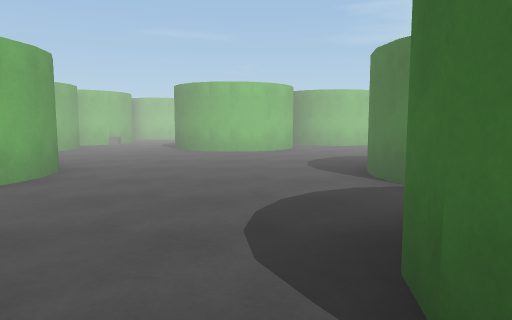
view 1 (above)

24 first-person views from a walk through a scene from a Unity 3-D project. The camera is 1.3 m above the floor, tilts 6° down and sees 70° across. The floor is counted in squares, 2 m on a side. Each view is taken from the middle of a square. On the plan, view 1 faces up. The plan holds only what a view shows up to about 11 squares ahead; the rest is blank. The place goes on beyond the plan. Surface patterns are stand-ins for the level's own textures.

view 2
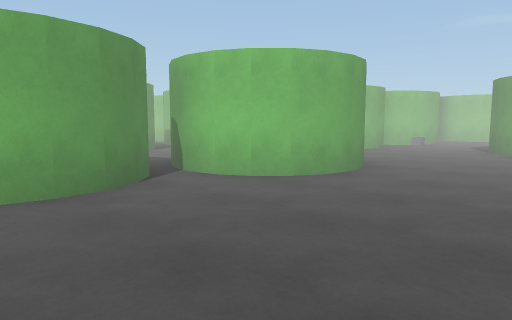

view 3
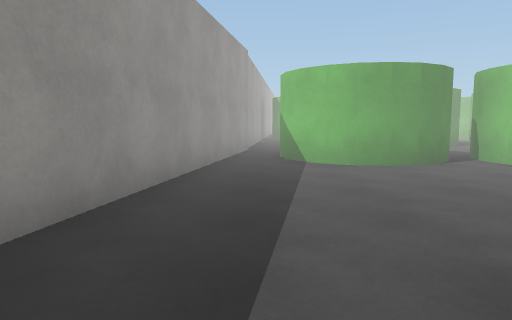

view 4
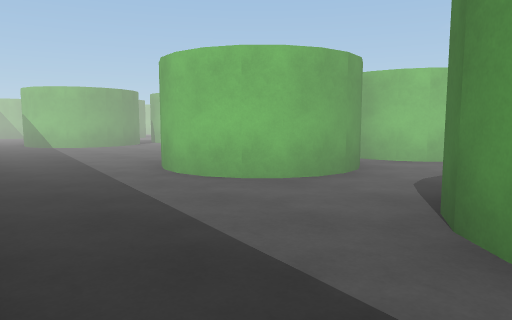

view 5
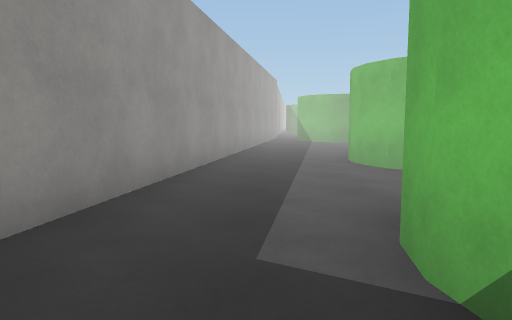

view 6
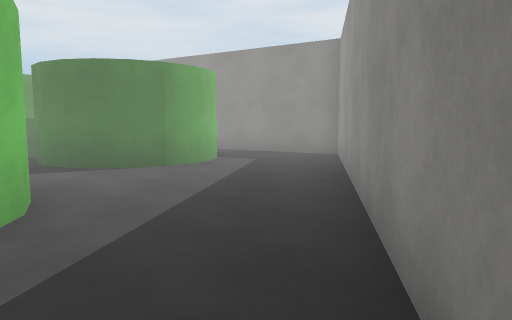

view 7
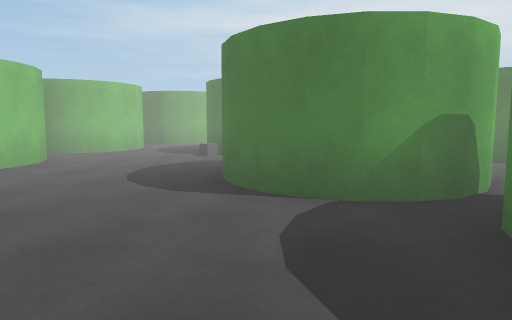

view 8
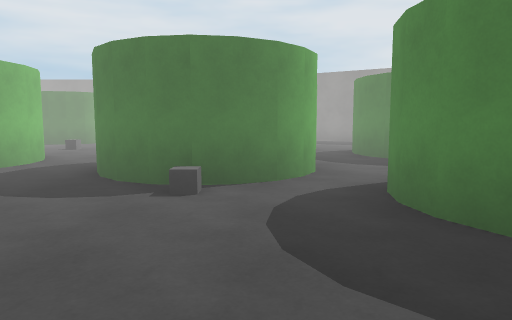

view 9
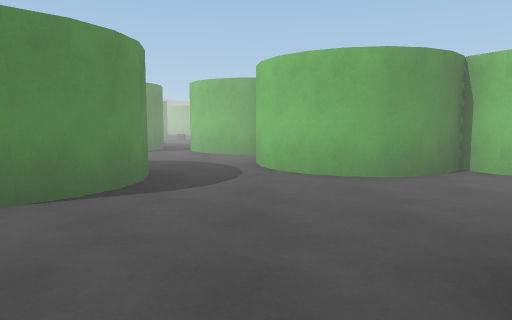

view 10
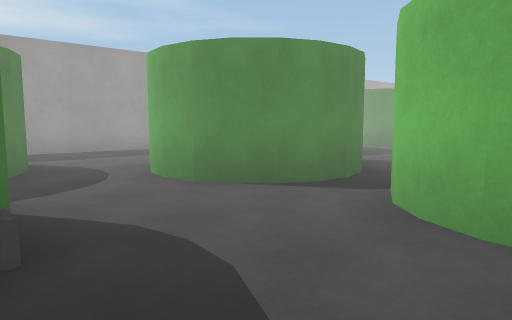

view 11
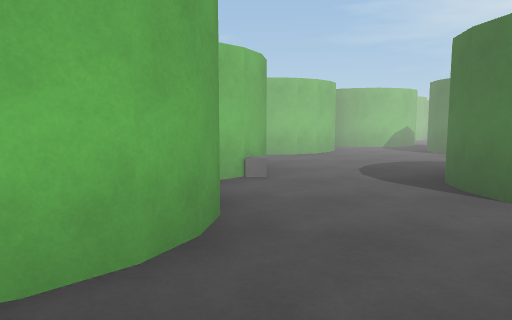

view 12
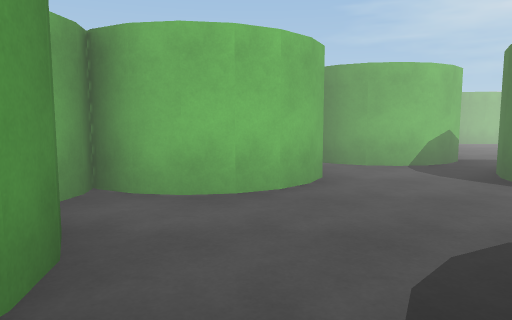

view 13
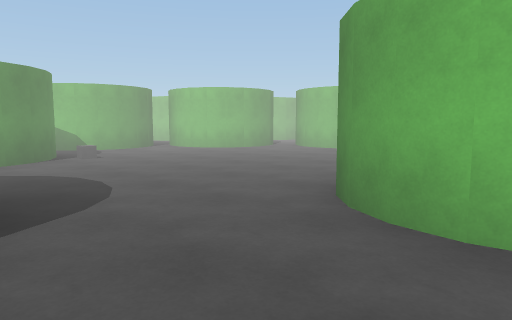

view 14
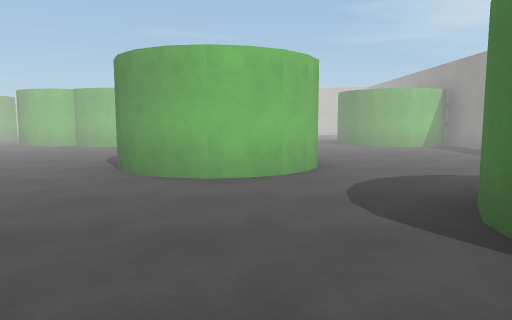

view 15
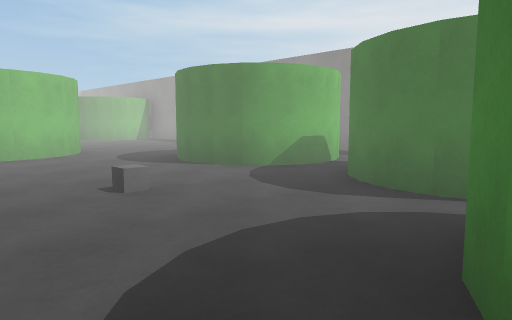

view 16
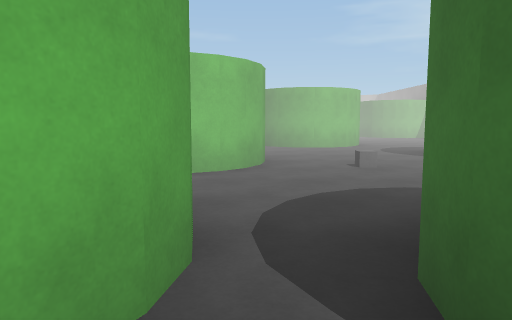

view 17
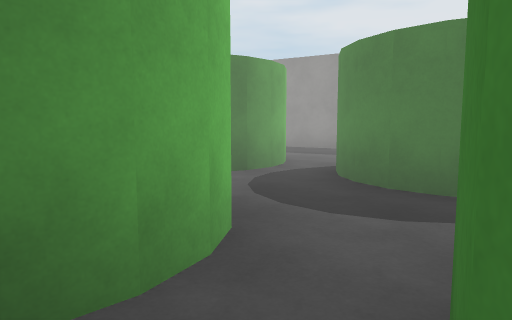

view 18
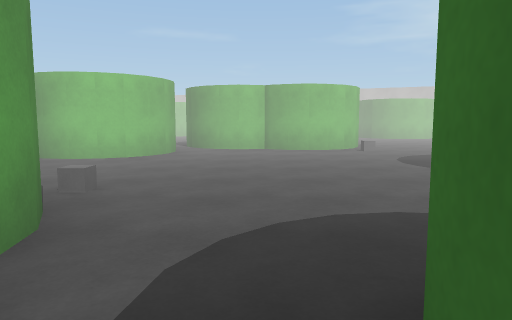

view 19
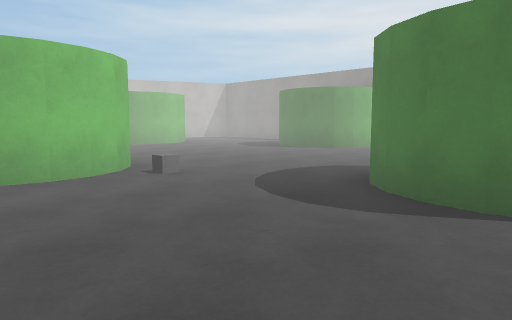

view 20
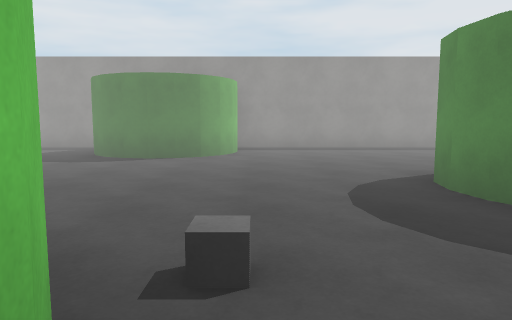

view 21
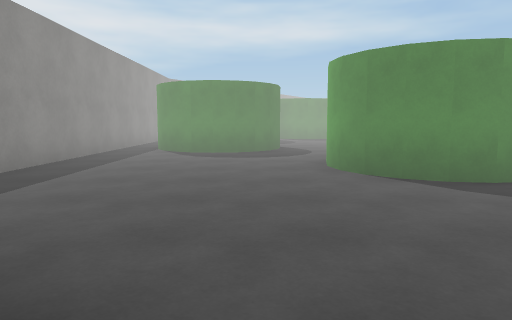

view 22
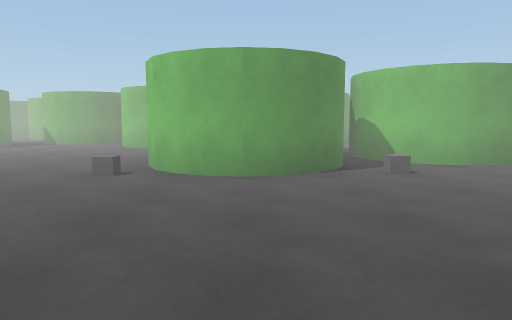

view 23
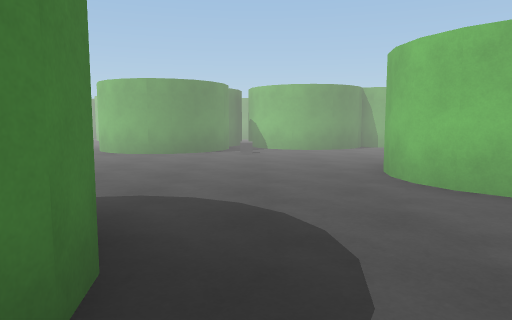

view 24
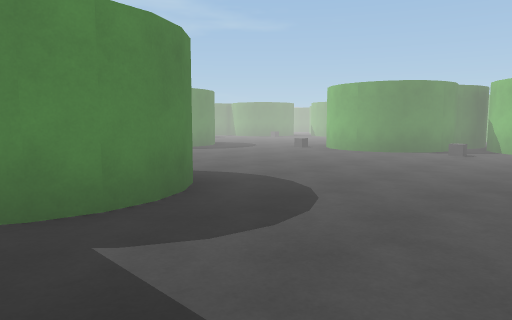

### Floor plan
Key: @ floor where view 1 was taken; # wall or solid block; . floor; T thing the floor can be seen under or through.
Columns run from 15 left of view 1 to 15 right of it. Each row starts with its distance up from view 1.
 26                     #...##....
 25                     #.........#
 24                    ##.........#
 23                    ###.....####
 22                    ###.....##
 21                  #####.....####
 20                  #............#
 19                ###............#
 18                #.......##.....#
 17                #......###.....#
 16              ###......###.....#
 15              ...##............#
 14           ###..###........###.#
 13           #....#  ..# ....###.#
 12           ##...    .###...###.#
 11           ##... #  .##....... #
 10           #..#  ###.......#
  9           #..####...# ....#
  8          ##...##...###.##
  7        #.#.........###.##
  6      ###...............##
  5     ......###....###..##....#
  4    ..###..  #....###.##  ..##
  3 #...   #..TT#....##..##
  2 ##     #.T T....###...#
  1        ..###....###..##
  0       ... ##...@###..#
 -1       ##.............##.#
 -2        #######..........#
 -3              #######...##
 -4                    #####

Positions as (right, up) in squares from view 1, and headings:
1: (0, 0), facing up
2: (0, 0), facing up-left
3: (2, -1), facing left
4: (6, -3), facing up-left
5: (8, -2), facing left
6: (0, -2), facing right
7: (-1, 2), facing up-right
8: (0, 7), facing right
9: (0, 7), facing left
10: (-5, 7), facing down-left
11: (-4, 6), facing up
12: (-3, 10), facing up
13: (9, 13), facing up-left
14: (9, 11), facing up
15: (7, 8), facing up-right
16: (7, 6), facing up
17: (3, 6), facing right
18: (4, 12), facing up
19: (4, 16), facing up-right
20: (5, 20), facing right
21: (11, 22), facing down
22: (11, 22), facing left
23: (14, 24), facing left
24: (14, 26), facing down-left
